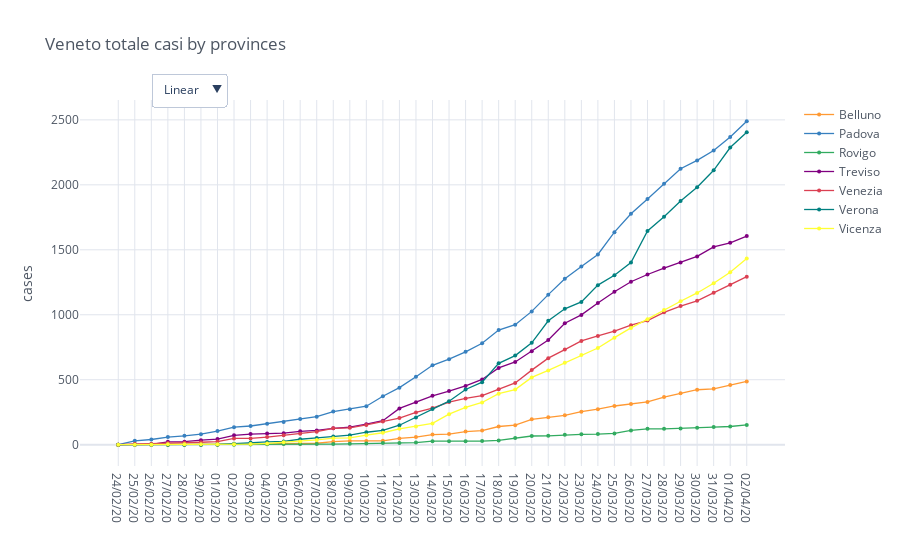

Notebook code cell kept with this figure:
### Code cell
provinces_of_region = io.italy_get_list_of_provinces_for_region('Veneto')
provinces = io.italy_load_provinces(provinces_of_region)

intensive = io.italy_provinces_filter_by_category(provinces, category)

mpl.iplot_comparative_plot(intensive, title='Veneto ' + category.replace('_', ' ') + ' by provinces')

### Figure 1 — Plotly figure (JSON) as saved in the notebook; plotly's stock layout.template omitted (floating-point values rounded to 4 significant figures)
{"data": [{"line": {"color": "rgba(255, 153, 51, 1.0)", "dash": "solid", "shape": "linear", "width": 1.3}, "marker": {"size": 4, "symbol": "circle"}, "mode": "lines+markers", "name": "Belluno", "text": "", "type": "scatter", "x": ["24/02/20", "25/02/20", "26/02/20", "27/02/20", "28/02/20", "29/02/20", "01/03/20", "02/03/20", "03/03/20", "04/03/20", "05/03/20", "06/03/20", "07/03/20", "08/03/20", "09/03/20", "10/03/20", "11/03/20", "12/03/20", "13/03/20", "14/03/20", "15/03/20", "16/03/20", "17/03/20", "18/03/20", "19/03/20", "20/03/20", "21/03/20", "22/03/20", "23/03/20", "24/03/20", "25/03/20", "26/03/20", "27/03/20", "28/03/20", "29/03/20", "30/03/20", "31/03/20", "01/04/20", "02/04/20"], "y": [0, 0, 0, 0, 0, 0, 0, 3, 5, 7, 7, 7, 11, 23, 29, 29, 30, 48, 59, 78, 82, 101, 109, 140, 150, 195, 212, 226, 254, 273, 298, 313, 329, 367, 396, 423, 430, 460, 487]}, {"line": {"color": "rgba(55, 128, 191, 1.0)", "dash": "solid", "shape": "linear", "width": 1.3}, "marker": {"size": 4, "symbol": "circle"}, "mode": "lines+markers", "name": "Padova", "text": "", "type": "scatter", "x": ["24/02/20", "25/02/20", "26/02/20", "27/02/20", "28/02/20", "29/02/20", "01/03/20", "02/03/20", "03/03/20", "04/03/20", "05/03/20", "06/03/20", "07/03/20", "08/03/20", "09/03/20", "10/03/20", "11/03/20", "12/03/20", "13/03/20", "14/03/20", "15/03/20", "16/03/20", "17/03/20", "18/03/20", "19/03/20", "20/03/20", "21/03/20", "22/03/20", "23/03/20", "24/03/20", "25/03/20", "26/03/20", "27/03/20", "28/03/20", "29/03/20", "30/03/20", "31/03/20", "01/04/20", "02/04/20"], "y": [0, 30, 40, 59, 68, 81, 105, 135, 144, 162, 175, 198, 216, 255, 273, 296, 373, 439, 523, 611, 658, 715, 781, 882, 924, 1026, 1155, 1277, 1371, 1464, 1636, 1777, 1891, 2009, 2124, 2188, 2264, 2368, 2489]}, {"line": {"color": "rgba(50, 171, 96, 1.0)", "dash": "solid", "shape": "linear", "width": 1.3}, "marker": {"size": 4, "symbol": "circle"}, "mode": "lines+markers", "name": "Rovigo", "text": "", "type": "scatter", "x": ["24/02/20", "25/02/20", "26/02/20", "27/02/20", "28/02/20", "29/02/20", "01/03/20", "02/03/20", "03/03/20", "04/03/20", "05/03/20", "06/03/20", "07/03/20", "08/03/20", "09/03/20", "10/03/20", "11/03/20", "12/03/20", "13/03/20", "14/03/20", "15/03/20", "16/03/20", "17/03/20", "18/03/20", "19/03/20", "20/03/20", "21/03/20", "22/03/20", "23/03/20", "24/03/20", "25/03/20", "26/03/20", "27/03/20", "28/03/20", "29/03/20", "30/03/20", "31/03/20", "01/04/20", "02/04/20"], "y": [0, 0, 0, 0, 0, 0, 0, 0, 1, 4, 5, 5, 5, 5, 7, 10, 14, 13, 16, 27, 27, 27, 28, 33, 52, 67, 68, 76, 80, 82, 87, 110, 122, 122, 125, 131, 136, 140, 152]}, {"line": {"color": "rgba(128, 0, 128, 1.0)", "dash": "solid", "shape": "linear", "width": 1.3}, "marker": {"size": 4, "symbol": "circle"}, "mode": "lines+markers", "name": "Treviso", "text": "", "type": "scatter", "x": ["24/02/20", "25/02/20", "26/02/20", "27/02/20", "28/02/20", "29/02/20", "01/03/20", "02/03/20", "03/03/20", "04/03/20", "05/03/20", "06/03/20", "07/03/20", "08/03/20", "09/03/20", "10/03/20", "11/03/20", "12/03/20", "13/03/20", "14/03/20", "15/03/20", "16/03/20", "17/03/20", "18/03/20", "19/03/20", "20/03/20", "21/03/20", "22/03/20", "23/03/20", "24/03/20", "25/03/20", "26/03/20", "27/03/20", "28/03/20", "29/03/20", "30/03/20", "31/03/20", "01/04/20", "02/04/20"], "y": [0, 1, 2, 22, 23, 35, 43, 72, 82, 86, 89, 103, 110, 126, 136, 158, 185, 279, 327, 376, 413, 452, 502, 591, 637, 719, 806, 935, 999, 1091, 1177, 1254, 1310, 1359, 1402, 1449, 1522, 1554, 1606]}, {"line": {"color": "rgba(219, 64, 82, 1.0)", "dash": "solid", "shape": "linear", "width": 1.3}, "marker": {"size": 4, "symbol": "circle"}, "mode": "lines+markers", "name": "Venezia", "text": "", "type": "scatter", "x": ["24/02/20", "25/02/20", "26/02/20", "27/02/20", "28/02/20", "29/02/20", "01/03/20", "02/03/20", "03/03/20", "04/03/20", "05/03/20", "06/03/20", "07/03/20", "08/03/20", "09/03/20", "10/03/20", "11/03/20", "12/03/20", "13/03/20", "14/03/20", "15/03/20", "16/03/20", "17/03/20", "18/03/20", "19/03/20", "20/03/20", "21/03/20", "22/03/20", "23/03/20", "24/03/20", "25/03/20", "26/03/20", "27/03/20", "28/03/20", "29/03/20", "30/03/20", "31/03/20", "01/04/20", "02/04/20"], "y": [0, 7, 8, 14, 15, 19, 24, 48, 48, 59, 73, 85, 100, 126, 130, 152, 179, 205, 248, 282, 328, 356, 378, 426, 475, 574, 666, 732, 799, 837, 874, 920, 955, 1019, 1067, 1107, 1170, 1231, 1293]}, {"line": {"color": "rgba(0, 128, 128, 1.0)", "dash": "solid", "shape": "linear", "width": 1.3}, "marker": {"size": 4, "symbol": "circle"}, "mode": "lines+markers", "name": "Verona", "text": "", "type": "scatter", "x": ["24/02/20", "25/02/20", "26/02/20", "27/02/20", "28/02/20", "29/02/20", "01/03/20", "02/03/20", "03/03/20", "04/03/20", "05/03/20", "06/03/20", "07/03/20", "08/03/20", "09/03/20", "10/03/20", "11/03/20", "12/03/20", "13/03/20", "14/03/20", "15/03/20", "16/03/20", "17/03/20", "18/03/20", "19/03/20", "20/03/20", "21/03/20", "22/03/20", "23/03/20", "24/03/20", "25/03/20", "26/03/20", "27/03/20", "28/03/20", "29/03/20", "30/03/20", "31/03/20", "01/04/20", "02/04/20"], "y": [0, 0, 0, 0, 0, 0, 2, 8, 17, 21, 25, 42, 52, 63, 73, 96, 110, 150, 210, 275, 335, 425, 481, 626, 686, 784, 954, 1046, 1099, 1228, 1304, 1402, 1645, 1754, 1876, 1982, 2112, 2287, 2405]}, {"line": {"color": "rgba(255, 255, 51, 1.0)", "dash": "solid", "shape": "linear", "width": 1.3}, "marker": {"size": 4, "symbol": "circle"}, "mode": "lines+markers", "name": "Vicenza", "text": "", "type": "scatter", "x": ["24/02/20", "25/02/20", "26/02/20", "27/02/20", "28/02/20", "29/02/20", "01/03/20", "02/03/20", "03/03/20", "04/03/20", "05/03/20", "06/03/20", "07/03/20", "08/03/20", "09/03/20", "10/03/20", "11/03/20", "12/03/20", "13/03/20", "14/03/20", "15/03/20", "16/03/20", "17/03/20", "18/03/20", "19/03/20", "20/03/20", "21/03/20", "22/03/20", "23/03/20", "24/03/20", "25/03/20", "26/03/20", "27/03/20", "28/03/20", "29/03/20", "30/03/20", "31/03/20", "01/04/20", "02/04/20"], "y": [0, 0, 0, 3, 3, 3, 3, 3, 5, 10, 19, 24, 37, 50, 53, 73, 92, 122, 141, 164, 235, 287, 325, 393, 424, 518, 572, 631, 691, 744, 824, 899, 966, 1036, 1104, 1168, 1242, 1327, 1434]}], "layout": {"legend": {"bgcolor": "#FFFFFF", "font": {"color": "#4D5663"}}, "paper_bgcolor": "#FFFFFF", "plot_bgcolor": "#FFFFFF", "title": {"font": {"color": "#4D5663"}, "text": "Veneto totale casi by provinces"}, "updatemenus": [{"buttons": [{"args": [{"yaxis.type": "linear"}], "label": "Linear", "method": "relayout"}, {"args": [{"yaxis.type": "log"}], "label": "Log", "method": "relayout"}], "direction": "down", "pad": {"r": 10, "t": 10}, "showactive": true, "x": 0.1, "xanchor": "left", "y": 1.1, "yanchor": "top"}], "xaxis": {"gridcolor": "#E1E5ED", "showgrid": true, "tickfont": {"color": "#4D5663"}, "title": {"font": {"color": "#4D5663"}, "text": ""}, "zerolinecolor": "#E1E5ED"}, "yaxis": {"gridcolor": "#E1E5ED", "showgrid": true, "tickfont": {"color": "#4D5663"}, "title": {"font": {"color": "#4D5663"}, "text": "cases"}, "zerolinecolor": "#E1E5ED"}}}
